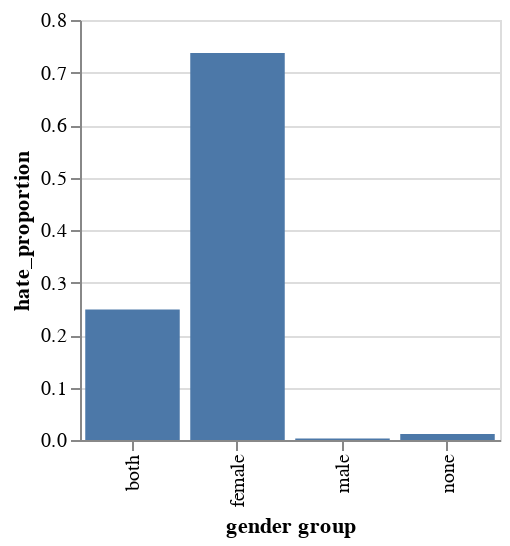

The code cell stored with this chart in its notebook:
### Markdown cell above
#### Hate language comments and gender

### Code cell
# df with hate and offensive comments (no comments classified as neither)

hate = comments[comments['davidson_label'] == 0].copy()
hate = make_groups(hate)

# make copy so neither can be merged
hate_copy = hate.copy(deep = True)


hate = hate.rename(columns = {'count':'hate_count', 'proportion':'hate_proportion'})

# chi-square and post-hoc chi-square if necessary
hate_chi_df = chi_square_process(hate_copy)
display(hate_chi_df)

# display histogram of gender groups included in toxic comments
hate_chart = alt.Chart(hate).mark_bar().encode(
    x = alt.X('gender:N', axis=alt.Axis(title = 'gender group')),
    y = alt.Y('hate_proportion:Q')).properties(width = 210, height = 210)

display(hate_chart)

### Figure 1 — Vega-Lite specification as saved in the notebook (floating-point values rounded to 4 significant figures)
{"config": {"view": {"continuousWidth": 400, "continuousHeight": 300}}, "data": {"name": "data-41fccc1c82462f490abcb1b6d2d37eed"}, "mark": "bar", "encoding": {"x": {"type": "nominal", "axis": {"title": "gender group"}, "field": "gender"}, "y": {"type": "quantitative", "field": "hate_proportion"}}, "height": 210, "width": 210, "$schema": "https://vega.github.io/schema/vega-lite/v4.8.1.json", "datasets": {"data-41fccc1c82462f490abcb1b6d2d37eed": [{"gender": "both", "hate_count": 10554, "hate_proportion": 0.2487}, {"gender": "female", "hate_count": 31280, "hate_proportion": 0.737}, {"gender": "male", "hate_count": 125, "hate_proportion": 0.0029}, {"gender": "none", "hate_count": 483, "hate_proportion": 0.0114}]}}
